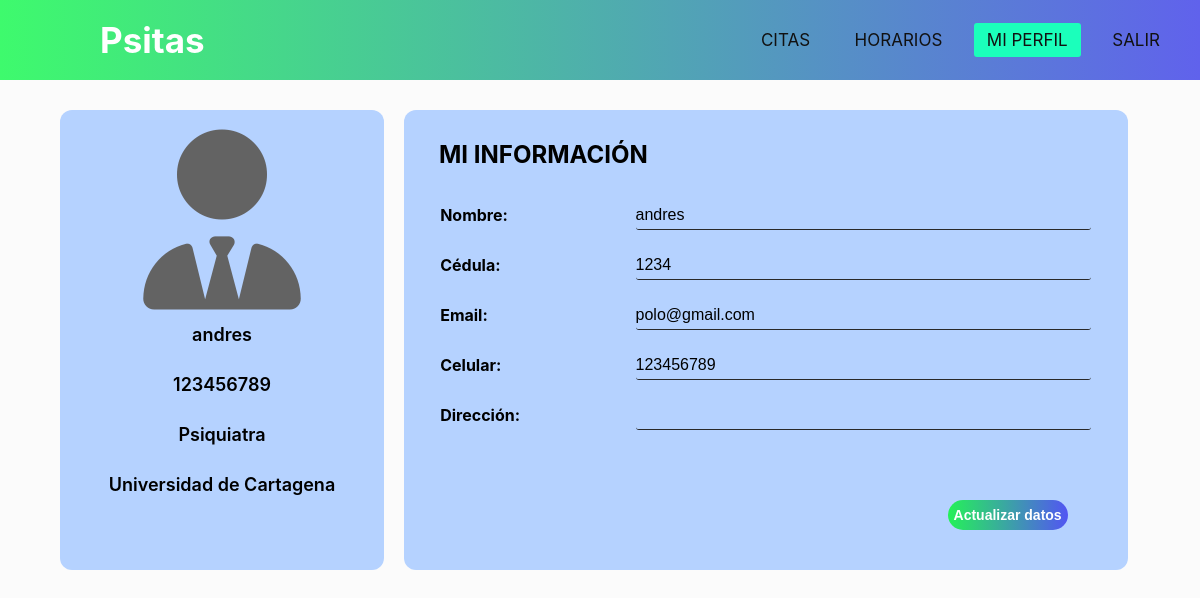
Before: /terapeuta-perfil.php (signed in) with the older database file.
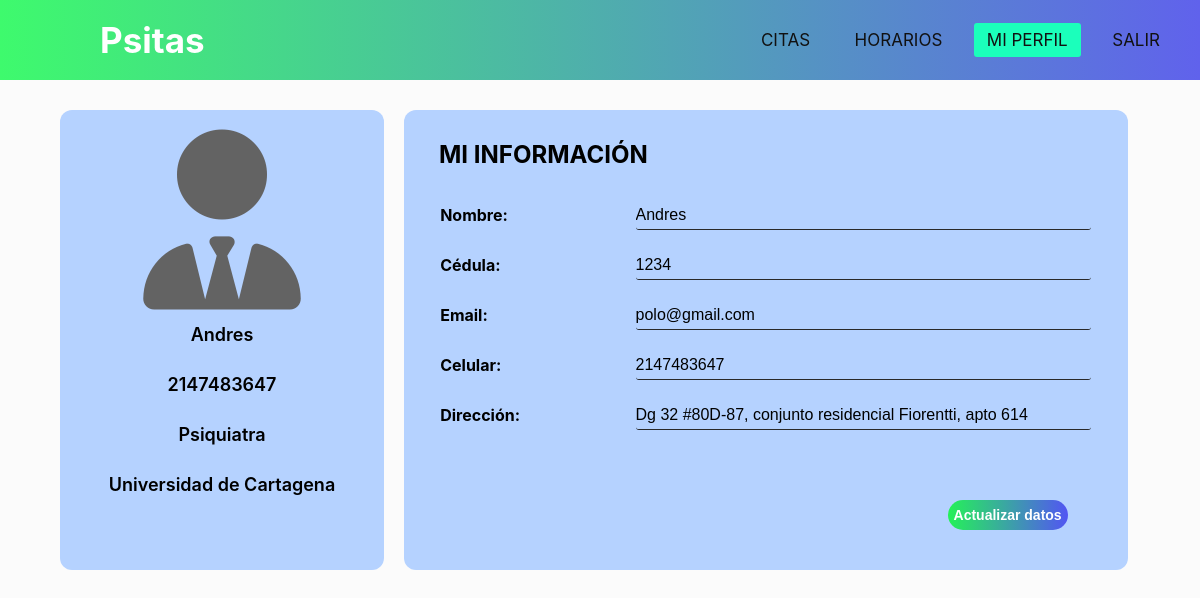
After: the same page with the newer database file.
### tables this page shows
CREATE TABLE `usuarios` (
  `id` int(11) NOT NULL,
  `nombre` varchar(50) NOT NULL,
  `apellido` varchar(50) NOT NULL,
  `correo` varchar(50) NOT NULL,
  `contrasena` varchar(50) NOT NULL,
  `telefono` int(11) NOT NULL,
  `cedula` int(10) NOT NULL,
  `direccion` varchar(255) DEFAULT NULL,
  `tipo_u` int(1) NOT NULL DEFAULT 2
);

### terapeuta-perfil.php (the view, shortened to what this page needs)
<?php
include("php/conexion.php");
$id_terapeuta = $_SESSION['id_terapeuta'];
$sql = "SELECT * FROM usuarios WHERE id = '$id_terapeuta'";
$ejecutar = $conexion ->query($sql);
$row = $ejecutar->fetch_assoc();
?>
<!DOCTYPE html>
<html lang="en">
<head>
    <link rel="stylesheet" href="estilos/terapeuta-perfil.css">
</head>
<body>
    <nav>
        <label class="logo"><a href="index.html">Psitas</a></label>
        <ul>
            <li><a href="terapeuta-citas.php">CITAS</a></li>
            <li><a href="terapeuta-horarios.php">HORARIOS</a></li>
            <li><a class="active" href="terapeuta-perfil.php">MI PERFIL</a></li>
            <li><a href="php/salir.php">SALIR</a></li>
        </ul>
        <div class="flex-container">
            <div class="container-card">
                <i class="fas fa-user-tie fa-10x" style="color: rgb(99, 99, 99)"></i>
                <p> <?php echo $row['nombre'] ?> </p>
                <p> <?php echo utf8_decode($row['telefono']) ?> </p>
                <p>Psiquiatra</p>
                <p>Universidad de Cartagena</p>
            </div>
            <form class="container-info" action="php/modificar-terapeuta.php" method="POST">
                <h2>MI INFORMACIÓN</h2>
                <div><b class="nombre">Nombre:</b><input name="nombre" value="<?php echo $row['nombre']; ?>" disabled></input></div>
                <div><b>Cédula:</b><input name="cedula" value="<?php echo $row['cedula']; ?>" disabled></div>
                <div><b class="email">Email:</b><input type="email" name="correo" required value="<?php echo $row['correo']; ?>"></input></div>
                <div><b class="celular">Celular:</b><input name="telefono" value="<?php echo $row['telefono']; ?>" maxlength="15"></input></div>
                <div><b class="direccion">Dirección:</b><input name="direccion" value="<?php echo $row['direccion']; ?>"></input></div>
                <input class="editar-info" type="submit" value="Actualizar datos">
            </form>
        </div>
    </nav>
</body>
</html>

Changed rows visible on the page:
changed usuarios "polo@gmail.com": nombre "andres" → "Andres"; telefono "123456789" → "2147483647"; direccion (not shown) → "Dg 32 #80D-87, conjunto residencial Fiorentti, apto 614"
